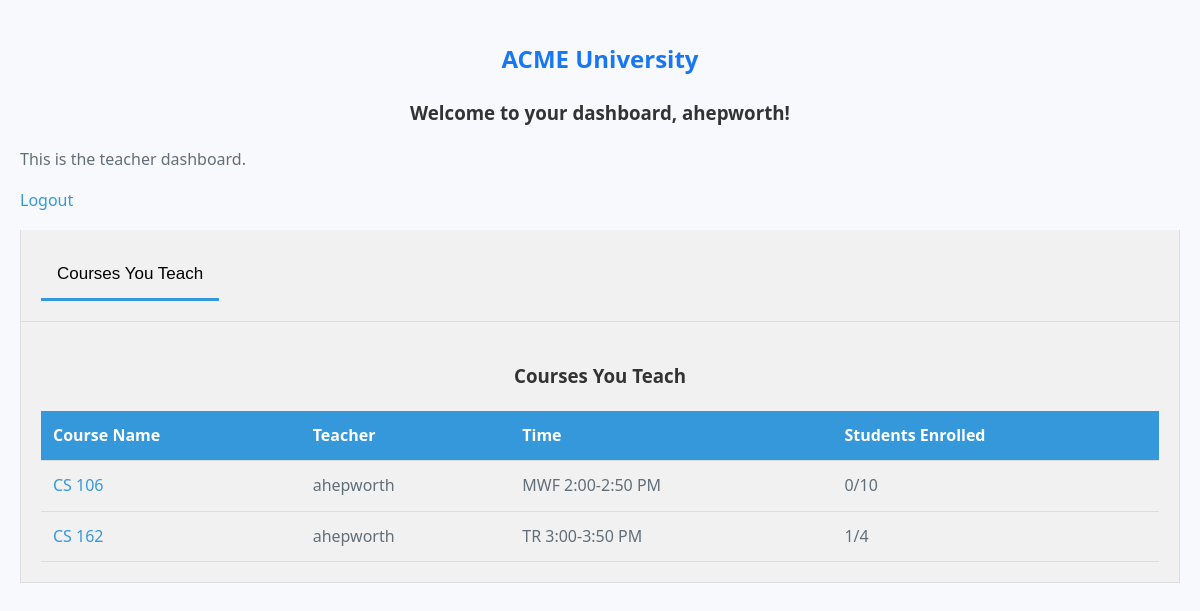
The app's page /teacherdashboard (signed in) with its own data.
### main.py (models this page shows)
class User(UserMixin, db.Model):
  id = db.Column(db.Integer, primary_key=True)
  username = db.Column(db.String(30), unique=True)
  password = db.Column(db.String(30))
  is_admin = db.Column(db.Boolean, default=False)

class Course(db.Model):
    id = db.Column(db.Integer, primary_key=True)
    name = db.Column(db.String(100), nullable=False)
    teacher = db.Column(db.String(100), nullable=False)
    time = db.Column(db.String(50), nullable=False)
    capacity = db.Column(db.Integer, nullable=False)
    students = db.relationship('User', secondary=user_courses, backref=db.backref('courses', lazy='dynamic'))

### main.py (the view)
@app.route('/teacherdashboard')
def teacherdashboard():
    if current_user.is_admin:
        return redirect(url_for('admin.index'))
    all_courses = Course.query.all()
    available_courses_info = [{
        'id': course.id,
        'name': course.name,
        'teacher': course.teacher,
        'time': course.time,
        'student_count': len(course.students),
        'capacity': course.capacity
    } for course in all_courses if course not in current_user.courses]
    teaching_courses_info = [{
        'id': course.id,
        'name': course.name,
        'teacher': course.teacher,
        'time': course.time,
        'student_count': len(course.students),
        'capacity': course.capacity
    } for course in all_courses if course.teacher == current_user.username]
    return render_template('teacherdashboard.html', user=current_user,
                           available_courses=available_courses_info,
                           courses_info=teaching_courses_info)

### main.py (called while the page is built)
@login_manager.user_loader
def load_user(user_id):
  return User.query.get(int(user_id))

### templates/teacherdashboard.html (shortened to what this page needs)
<!DOCTYPE html>
<html lang="en">
<head>
  <link rel="stylesheet" href="/static/style.css">
</head>
<body>
  <h2>ACME University</h2>
  <h3>Welcome to your dashboard, {{ user.username }}!</h3>
  <p>This is the teacher dashboard.</p>
  <p><a href="{{ url_for('logout') }}">Logout</a></p>
  <div class="tabs">
    <button class="tab-link" onclick="openTab(event, 'EnrolledCourses')" id="defaultOpen">Courses You Teach</button>
  </div>
<div id="EnrolledCourses" class="tab-content">
  <h3>Courses You Teach</h3>
  {% if courses_info %}
  <table>
    <thead>
      <tr>
        <th>Course Name</th>
        <th>Teacher</th>
        <th>Time</th>
        <th>Students Enrolled</th>
      </tr>
    </thead>
    <tbody>
      {% for course in courses_info %}
      <tr>
        <td><a href="{{ url_for('course_students', course_id=course['id']) }}">{{ course['name'] }}</a></td>
        <td>{{ course['teacher'] }}</td>
        <td>{{ course['time'] }}</td>
        <td>{{ course['student_count'] }}/{{ course['capacity'] }}</td>
      </tr>
      {% endfor %}
    </tbody>
  </table>
  {% else %}
  <p>You are not teaching any courses.</p>
  {% endif %}
</div>
</body>
</html>

### static/style.css (style rules this page uses)
body { background-color: #f7f9fc; font-family: "Segoe UI", "Roboto", sans-serif; color: #626e78; line-height: 1.6; padding: 20px; margin: 0; }
h2 { color: #1877f2; text-align: center; }
h3 { color: #333; text-align: center; }
a { color: #3498db; text-decoration: none; }
.tabs, .tab-content { overflow: hidden; background-color: #f1f1f1; padding: 20px; border: 1px solid #ddd; border-top: none; }
.tab-link { background-color: inherit; float: left; border: none; outline: none; cursor: pointer; padding: 14px 16px; transition: 0.3s; font-size: 17px; border-bottom: 3px solid transparent; }
.tab-link:hover, .tab-link.active { border-bottom: 3px solid #3498db; }
table { width: 100%; border-collapse: collapse; margin-top: 20px; }
th, td { text-align: left; padding: 12px; border-bottom: 1px solid #ddd; }
th { background-color: #3498db; color: white; }

### records on screen
User: username "ahepworth"
Course: name "CS 106", teacher "ahepworth", time "MWF 2:00-2:50 PM", student_count "0", capacity "10"
Course: name "CS 162", teacher "ahepworth", time "TR 3:00-3:50 PM", student_count "1", capacity "4"
